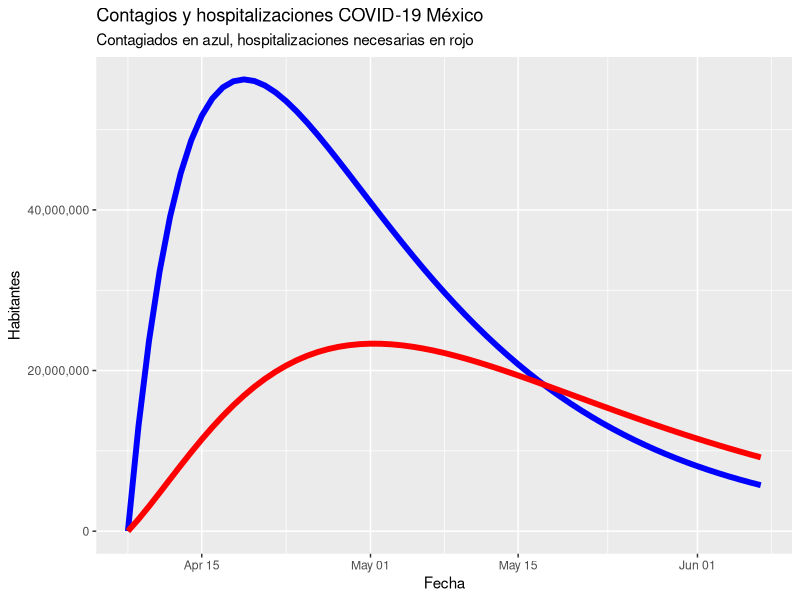

Recreate this plot in R.
## Modelo construido a partir de "SEIR Transmission dynamics model of 2019 nCoV coronavirus with considering
## the weak infectious ability and changes in latency duration" de Shi Pengpeng, Cao Shengli y Feng Peihua.
## Con partes de código de Alison Hill  (https://github.com/alsnhll)

## 8 de abril de 2020
library (deSolve)
library(ggplot2)
library(scales)
## VARIABLES
S <-  129000000 # población
E <-  9188 # expuestos
I <-  3181 # infectados 8 de abril MÉXICO
Sq <- 38700000 #población en cuarentena
Eq <- 1287 #Población expuesta en cuarentena
H <-  I + Eq
R <-  633 #recuperados

## PARÁMETROS
c <- 3    # contactos por día
beta <- 0.35       # probabilidad de transmisiíon
q <- 0.09           #radio de cuarentena
theta <- 1          #probabilidad de contagio en latencia
lambda <- 1/14         #duración de la cuarentena
delta_i <- 0.03 #cuantos enfermos son cuarentenados
delta_q <- 0.14 #tasa de transformación de expuestos a aislados infectados
gama_i <- 0.003 #tasa de recuperación de los infectados
gama_h <- 0.009 #tasa de recuperación de los aislados infectados
alfa <- 0.05 # "desease-induced death date 
sigma <- 1/7 #tiempo de incubación

parameter_list <-  c (c, beta, q, theta, lambda, delta_i, delta_q, gama_i, gama_h, alfa, sigma)
seirplus_model <- function (current_timepoint, state_values, parameters)
{
  # variables de estado
  S <- state_values  [1]        # susceptibles
  E <- state_values  [2]        # expuestos
  I <- state_values  [3]        # infecciosos
  Sq <- state_values [4]        # susceptibles aislados
  Eq <- state_values [5]        # expuestos aislados 
  H <- state_values  [6]        # hospitalizados
  R <- state_values  [7]        # removidos
  with ( 
    as.list (parameters), 
    {
      # derivadas
      dS <- -(beta*c+c*q*(1-beta))*S*(I+theta*E)+lambda*Sq
      dE <- beta*c*(1-q)*S*(I+theta*E)-sigma*E
      dI <- sigma*E-(delta_i+alfa+gama_i)*I
      dSq <- (1-beta)*c*q*S*(I+theta*E)-lambda*Sq
      dEq <- beta*c*q*S*(I+theta*E)-delta_q*Eq
      dH <- delta_i*I+delta_q*Eq-(alfa+gama_h)*H  
      dR <- gama_i*I+gama_h*H
      
      results <- c (dS, dE, dI, dSq, dEq, dH, dR)
      list (results)
    }
  )
}

initial_values <- c (S, E, I, Sq, Eq, H, R)
timepoints <- seq (0, 60, by=1)
output <- lsoda (initial_values, timepoints, seirplus_model, parameter_list)
output <- as.data.frame(output)

names(output)[2] <- "S"
names(output)[3] <- "E"
names(output)[4] <- "I"
names(output)[5] <- "Sq"
names(output)[6] <- "Eq"
names(output)[7] <- "H"
names(output)[8] <- "R"

Fecha = seq(from = as.Date("2020-04-08"), to = as.Date("2020-06-07"), by = 'day')
Fecha <- as.data.frame(Fecha)
Fecha$time <- (output$time)
outputf <- merge(output, Fecha, by = "time")

grafIH <- ggplot() + geom_line(data=outputf, aes(x=Fecha, y=I), linetype="solid", color="blue", size=2) +
             geom_line(data=outputf, aes(x=Fecha, y=H), linetype="solid", color="red", size=2) + labs(x = "Fecha") +
             labs(title = "Contagios y hospitalizaciones COVID-19 México", subtitle = "Contagiados en azul, hospitalizaciones necesarias en rojo") + 
             labs(y = "Habitantes") + scale_y_continuous(labels = comma)

grafIH
